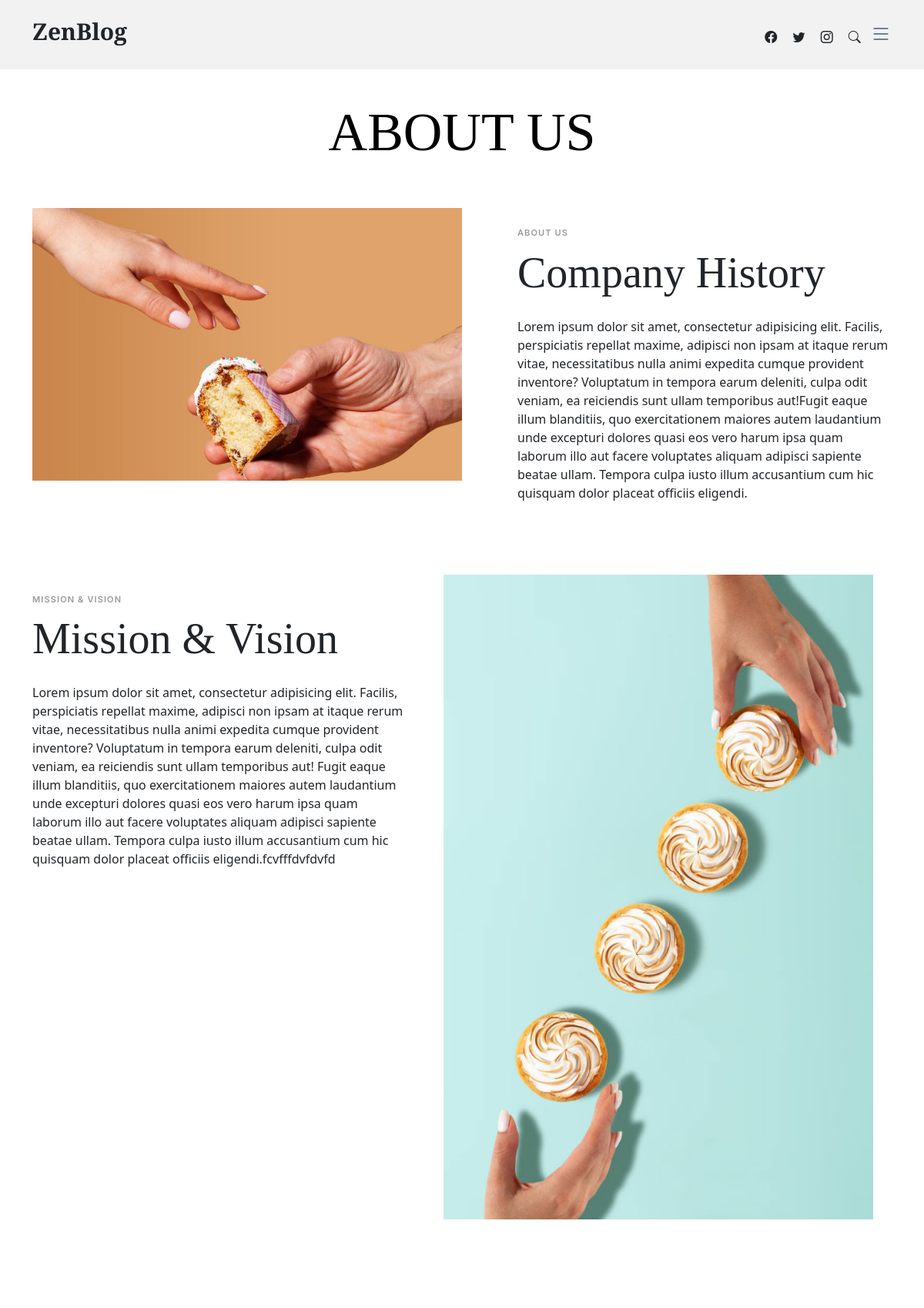
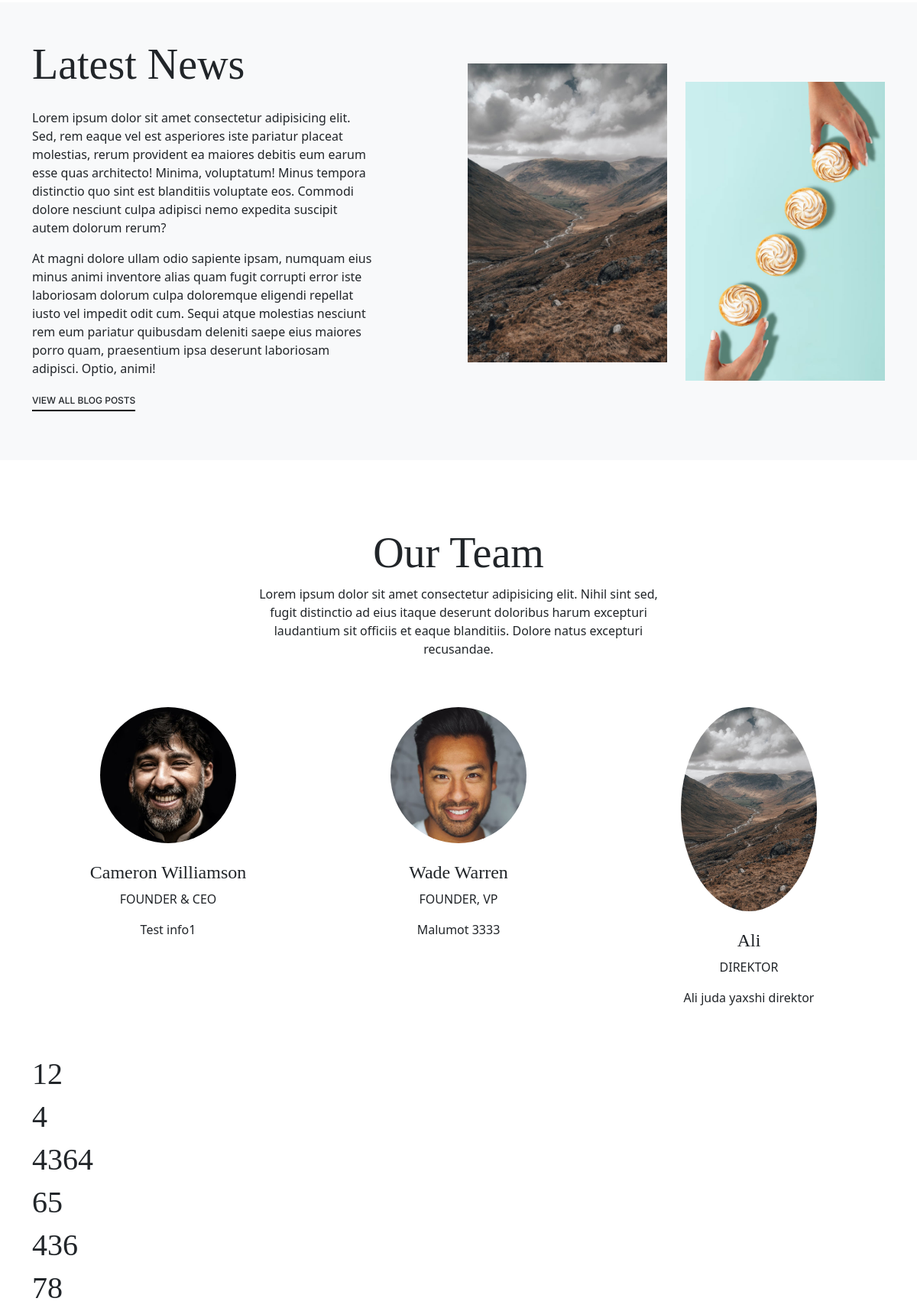
/about (upper part), run on the app's committed database (2 pictures, top to bottom).
### main/models.py (models this page shows, shortened)
class AboutUs(models.Model):
    type = models.CharField(max_length=30)
    title = models.CharField(max_length=150)
    info = models.TextField()
    rasm = models.TextField()

class OurTeam(models.Model):
    rasm = models.TextField()
    ism = models.CharField(max_length=50)  # Ali Valiyev   VARCHAR(50)
    mansab = models.CharField(max_length=50)
    info = models.TextField()

### main/views.py (the view)
# urls.py: path('about', about, name='about'), # domennomi/about
def about(request):
    ourteam = OurTeam.objects.all()
    aboutus = AboutUs.objects.first()
    mission = AboutUs.objects.last()
    test = [12,4,4364,65,436,78]
    context = {
        'ourteam': ourteam,
        'aboutus': aboutus,
        'm':mission,
        't': test
    }
    return render(request, 'main/about.html', context)

### main/templates/main/about.html (shortened to what this page needs)
{% extends 'main/base.html' %}
{% load static %}
{% block content %}
  <main id="main">
    <section>
      <div class="container" data-aos="fade-up">
        <div class="row">
          <div class="col-lg-12 text-center mb-5">
            <h1 class="page-title">{{aboutus.type}}</h1>
          </div>
        </div>
        <div class="row mb-5">
          <div class="d-md-flex post-entry-2 half">
            <a href="#" class="me-4 thumbnail">
              <img src="{{ aboutus.rasm }}" alt="" class="img-fluid">
            </a>
            <div class="ps-md-5 mt-4 mt-md-0">
              <div class="post-meta mt-4">About us</div>
              <h2 class="mb-4 display-4">{{aboutus.title}}</h2>
             <p>{{ aboutus.info }}</p>
            </div>
          </div>
          <div class="d-md-flex post-entry-2 half mt-5">
            <a href="#" class="me-4 thumbnail order-2">
              <img src="{{m.rasm}}" alt="" class="img-fluid">
            </a>
            <div class="pe-md-5 mt-4 mt-md-0">
              <div class="post-meta mt-4">{{m.type}}</div>
              <h2 class="mb-4 display-4">{{m.title}}</h2>
              <p>{{m.info}}</p>
            </div>
          </div>
        </div>
      </div>
    </section>
    <section class="mb-5 bg-light py-5">
      <div class="container" data-aos="fade-up">
        <div class="row justify-content-between align-items-lg-center">
          <div class="col-lg-5 mb-4 mb-lg-0">
            <h2 class="display-4 mb-4">Latest News</h2>
            <p>Lorem ipsum dolor sit amet consectetur adipisicing elit. Sed, rem eaque vel est asperiores iste pariatur placeat molestias, rerum provident ea maiores debitis eum earum esse quas architecto! Minima, voluptatum! Minus tempora distinctio quo sint est blanditiis voluptate eos. Commodi dolore nesciunt culpa adipisci nemo expedita suscipit autem dolorum rerum?</p>
            <p>At magni dolore ullam odio sapiente ipsam, numquam eius minus animi inventore alias quam fugit corrupti error iste laboriosam dolorum culpa doloremque eligendi repellat iusto vel impedit odit cum. Sequi atque molestias nesciunt rem eum pariatur quibusdam deleniti saepe eius maiores porro quam, praesentium ipsa deserunt laboriosam adipisci. Optio, animi!</p>
            <p><a href="#" class="more">View All Blog Posts</a></p>
          </div>
          <div class="col-lg-6">
            <div class="row">
              <div class="col-6">
                <img src="{% static 'main/assets/img/post-portrait-3.jpg' %}" alt="" class="img-fluid mb-4">
              </div>
              <div class="col-6 mt-4">
                <img src="{% static 'main/assets/img/post-portrait-4.jpg' %}" alt="" class="img-fluid mb-4">
              </div>
            </div>
          </div>
        </div>
      </div>
    </section>
    <section>
      <div class="container" data-aos="fade-up">
        <div class="row">
          <div class="col-12 text-center mb-5">
            <div class="row justify-content-center">
              <div class="col-lg-6">
                <h2 class="display-4">Our Team</h2>
                <p>Lorem ipsum dolor sit amet consectetur adipisicing elit. Nihil sint sed, fugit distinctio ad eius itaque deserunt doloribus harum excepturi laudantium sit officiis et eaque blanditiis. Dolore natus excepturi recusandae.</p>
              </div>
            </div>
          </div>
        {% for i in ourteam %}
          <div class="col-lg-4 text-center mb-5">
            <img src="{{i.rasm}}" alt="" class="img-fluid rounded-circle w-50 mb-4">
            <h4>{{i.ism}}</h4>
            <span class="d-block mb-3 text-uppercase">{{i.mansab}}</span>
            <p>{{i.info}}</p>
          </div>
        {% endfor %}
          {% for i in t %}
            <h1>{{ i }}</h1>
          {% endfor %}
        </div>
      </div>
    </section>
  </main>
{% endblock %}

### main/static/main/assets/css/variables.css (style rules this page uses)
:root { --font-default: 'EB Garamond', system-ui, -apple-system, "Segoe UI", Roboto, "Helvetica Neue", Arial, "Noto Sans", "Liberation Sans", sans-serif, "Apple Color Emoji", "Segoe UI Emoji", "Segoe UI Symbol", "Noto Color Emoji"; --font-primary: 'EB Garamond', serif; --font-secondary: 'Inter', sans-serif; --color-default: #212529; --color-default-rgb: 33, 37, 41; --color-links: #212529; --color-links-hover: #15171a; --color-primary: #212529; --color-primary-light: #26282c; --color-primary-dark: #0b0c0e; --color-primary-rgb: 33, 37, 41; --color-primary-light-rgb: 38, 40, 44; --color-primary-dark-rgb: 11, 12, 14; --color-secondary: #596d80; --color-secondary-light: #8498aa; --color-secondary-dark: #404f5c; --color-secondary-rgb: 89, 109, 128; --color-secondary-light-rgb: 132, 152, 170; --color-secondary-dark-rgb: 64, 79, 92; --color-blue: #0d6efd; --color-blue-rgb: 13, 110, 253; --color-indigo: #6610f2; --color-indigo-rgb: 102, 16, 242; --color-purple: #6f42c1; --color-purple-rgb: 111, 66, 193; --color-pink: #f3268c; --color-pink-rgb: 243, 38, 140; --color-red: #df1529; --color-red-rgb: 223, 21, 4; --color-orange: #fd7e14; --color-orange-rgb: 253, 126, 20; --color-yellow: #ffc107; --color-yellow-rgb: 255, 193, 7; --color-green: #059652; --color-green-rgb: 5, 150, 82; --color-teal: #20c997; --color-teal-rgb: 32, 201, 151; --color-cyan: #0dcaf0; --color-cyan-rgb: 13, 202, 240; --color-white: #ffffff; --color-white-rgb: 255, 255, 255; --color-gray: #6c757d; --color-gray-rgb: 108, 117, 125; --color-black: #000000; --color-black-rgb: 0, 0, 0; }
:root { --bs-blue: var(--color-blue); --bs-indigo: var(--color-indigo); --bs-purple: var(--color-purple); --bs-pink: var(--color-pink); --bs-red: var(--color-red); --bs-orange: var(--color-orange); --bs-yellow: var(--color-yellow); --bs-green: var(--color-green); --bs-teal: var(--color-teal); --bs-cyan: var(--color-cyan); --bs-white: var(--color-white); --bs-gray: var(--color-gray); --bs-gray-dark: #343a40; --bs-gray-100: #f8f9fa; --bs-gray-200: #e9ecef; --bs-gray-300: #dee2e6; --bs-gray-400: #ced4da; --bs-gray-500: #adb5bd; --bs-gray-600: #6c757d; --bs-gray-700: #495057; --bs-gray-800: #343a40; --bs-gray-900: #212529; --bs-primary: var(--color-blue); --bs-secondary: var(--color-blue); --bs-success: #198754; --bs-info: #0dcaf0; --bs-warning: #ffc107; --bs-danger: #dc3545; --bs-light: #f8f9fa; --bs-dark: #212529; --bs-primary-rgb: var(--color-primary-rgb); --bs-secondary-rgb: var(--color-secondary-rgb); --bs-success-rgb: 25, 135, 84; --bs-info-rgb: 13, 202, 240; --bs-warning-rgb: 255, 193, 7; --bs-danger-rgb: 220, 53, 69; --bs-light-rgb: 248, 249, 250; --bs-dark-rgb: 33, 37, 41; --bs-white-rgb: var(--color-white-rgb); --bs-black-rgb: var(--color-black-rgb); --bs-body-color-rgb: var(--color-default-rgb); --bs-body-bg-rgb: 255, 255, 255; --bs-font-sans-serif: var(--font-default); --bs-font-monospace: SFMono-Regular, Menlo, Monaco, Consolas, "Liberation Mono", "Courier New", monospace; --bs-gradient: linear-gradient(180deg, rgba(255, 255, 255, 0.15), rgba(255, 255, 255, 0)); --bs-body-font-family: var(--font-default); --bs-body-font-size: 1rem; --bs-body-font-weight: 400; --bs-body-line-height: 1.5; --bs-body-color: var(--color-default); --bs-body-bg: #fff; }

### main/static/main/assets/css/main.css (style rules this page uses)
:root { scroll-behavior: smooth; }
body { color: rgba(var(--color-primary-rgb), 1); }
a { color: var(--color-links); text-decoration: none; }
h1, h2, h3, h4, h5, h6 { font-family: var(--font-primary); }
#main { margin-top: 90px; }
section { padding: 40px 0; overflow: hidden; }
.page-title { font-size: 70px; color: var(--color-black); }
section { scroll-margin-top: 70px; }
.post-meta { font-size: 11px; letter-spacing: 0.07rem; text-transform: uppercase; font-weight: 600; font-family: var(--font-secondary); color: rgba(var(--color-black-rgb), 0.4); margin-bottom: 10px; }
.post-entry-2 { margin-bottom: 30px; }
.post-entry-2 .post-meta { font-size: 11px; letter-spacing: 0.07rem; text-transform: uppercase; font-weight: 600; font-family: var(--font-secondary); color: rgba(var(--color-black-rgb), 0.4); margin-bottom: 10px; }
.post-entry-2 .thumbnail { flex: 0 0 65%; }
.post-entry-2.half .thumbnail { flex: 0 0 50%; }
.more { font-family: var(--font-secondary); text-transform: uppercase; font-size: 12px; font-weight: 500; position: relative; display: inline-block; padding-bottom: 5px; }
.more:before { content: ""; position: absolute; height: 2px; left: 0; right: 0; bottom: 0; background: var(--color-black); }

### data on the page
AboutUs: type "ABOUT US", rasm (picture), title "Company History", info "Lorem ipsum dolor sit amet, consectetur adipisicing elit. Facilis, perspiciatis repellat maxime, adipisci non ipsam at itaque rerum vitae, necessitatibus nulla animi expedita cumque provident inventore? Voluptatum in tempora earum deleniti, culpa odit veniam, ea reiciendis sunt ullam temporibus aut!Fugit eaque illum blanditiis, quo exercitationem maiores autem laudantium unde excepturi dolores quasi eos vero harum ipsa quam laborum illo aut facere voluptates aliquam adipisci sapiente beatae ullam. Tempora culpa iusto illum accusantium cum hic quisquam dolor placeat officiis eligendi."
AboutUs: rasm (picture), type "MISSION & VISION", title "Mission & Vision", info "Lorem ipsum dolor sit amet, consectetur adipisicing elit. Facilis, perspiciatis repellat maxime, adipisci non ipsam at itaque rerum vitae, necessitatibus nulla animi expedita cumque provident inventore? Voluptatum in tempora earum deleniti, culpa odit veniam, ea reiciendis sunt ullam temporibus aut! Fugit eaque illum blanditiis, quo exercitationem maiores autem laudantium unde excepturi dolores quasi eos vero harum ipsa quam laborum illo aut facere voluptates aliquam adipisci sapiente beatae ullam. Tempora culpa iusto illum accusantium cum hic quisquam dolor placeat officiis eligendi.fcvfffdvfdvfd"
OurTeam: rasm (picture), ism "Cameron Williamson", mansab "FOUNDER & CEO", info "Test info1"
OurTeam: rasm (picture), ism "Wade Warren", mansab "FOUNDER, VP", info "Malumot 3333"
OurTeam: rasm (picture), ism "Ali", mansab "DIREKTOR", info "Ali juda yaxshi direktor"

### other printed values
{{ i }} "12" "4" "4364" "65" "436" "78"
